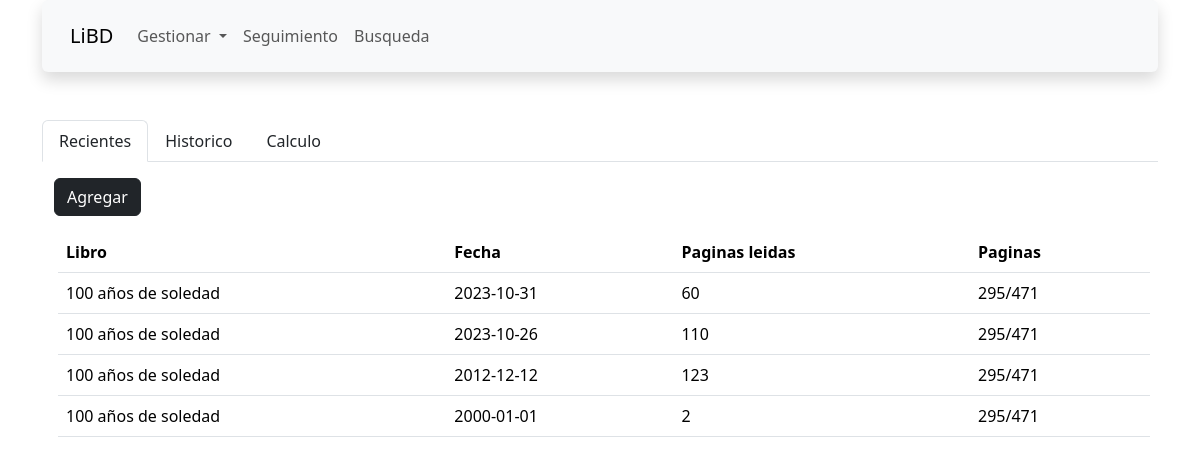
Screenshot of /seguimiento/seguimiento.php with the database file from the repository.
### tables this page shows
CREATE TABLE `historico` (
  `idHistorico` int(11) NOT NULL AUTO_INCREMENT,
  `idLibro` int(11) NOT NULL,
  `fecha` date NOT NULL,
  `leido` int(11) NOT NULL,
  PRIMARY KEY (`idHistorico`),
  KEY `idLibro` (`idLibro`),
  CONSTRAINT `historico_ibfk_1` FOREIGN KEY (`idLibro`) REFERENCES `libro` (`idLibro`)
);

CREATE TABLE `libro` (
  `idLibro` int(11) NOT NULL AUTO_INCREMENT,
  `titulo` varchar(60) NOT NULL,
  `idAutor` int(11) NOT NULL,
  `anio` int(11) NOT NULL,
  `descripcion` varchar(120) NOT NULL,
  `paginas` int(11) NOT NULL,
  `paginasLeidas` int(11) NOT NULL,
  `siguiente` tinyint(1) DEFAULT NULL,
  `biblioteca` tinyint(1) DEFAULT NULL,
  PRIMARY KEY (`idLibro`),
  KEY `idAutor` (`idAutor`),
  CONSTRAINT `libro_ibfk_1` FOREIGN KEY (`idAutor`) REFERENCES `autor` (`idAutor`)
);

### seguimiento/seguimiento_recientes.php (shortened to what this page needs)
<?php
include(ROOT_DIR . 'MySQLi.php');
$result = mysqli_query(
  $mysqli,
  "SELECT * from historico h join libro l on (h.idLibro = l.idLibro) ORDER BY fecha DESC LIMIT 5;"
);
?>
<div class="container mt-3">
  <div class="d-flex justify-content-start mb-3">
    <a class="btn btn-dark" href="historico/historico_form.php" role="button">Agregar</a>
  </div>
  <table class=" mx-1 table table-hover">
    <thead>
      <tr>
        <th scope="col">Libro</th>
        <th scope="col">Fecha</th>
        <th scope="col">Paginas leidas</th>
        <th scope="col">Paginas</th>
      </tr>
    </thead>
    <tbody>
      <?php
      while ($res = mysqli_fetch_array($result)) {
        echo "<tr>";
        echo "<td>" . $res['titulo'] . " " . "</td>";
        echo "<td>" . $res['fecha'] . "</td>";
        echo "<td>" . $res['leido'] . "</td>";
        echo "<td>" . $res['paginasLeidas'] . "/" . $res['paginas'] . "</td>";
      } ?>
    </tbody>
  </table>
</div>

### rows the page displays
historico: idLibro.titulo "100 años de soledad", fecha "2023-10-31", leido "60", idLibro.paginasLeidas "295", idLibro.paginas "471"
historico: idLibro.titulo "100 años de soledad", fecha "2023-10-26", leido "110", idLibro.paginasLeidas "295", idLibro.paginas "471"
historico: idLibro.titulo "100 años de soledad", fecha "2012-12-12", leido "123", idLibro.paginasLeidas "295", idLibro.paginas "471"
historico: idLibro.titulo "100 años de soledad", fecha "2000-01-01", leido "2", idLibro.paginasLeidas "295", idLibro.paginas "471"
